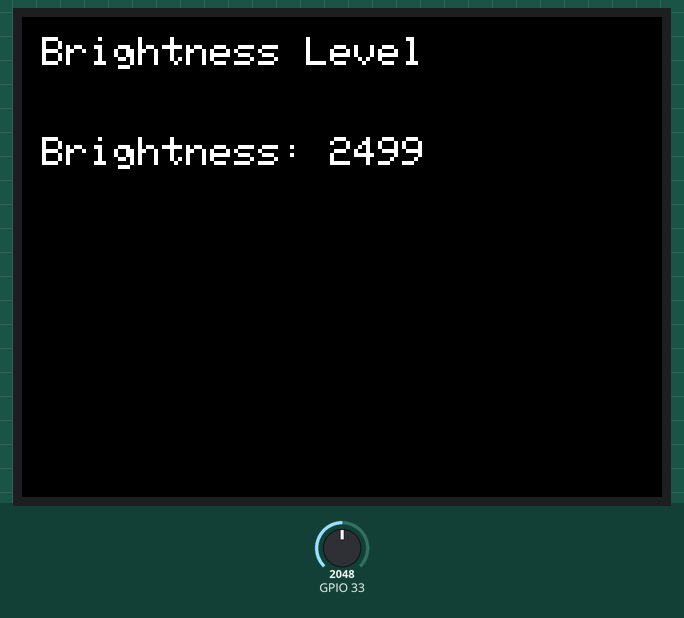
A sketch run on a simulated ESP32. Shown: 320×240 colour display. The inputs (shaded band) are chosen by the test bench; at power-on: GPIO 33 = 2048. What the sketch prints to the serial monitor is not drawn.

Above: at 1.4 s.
1.5 s: GPIO 33 set to 2866
At 1.8 s:
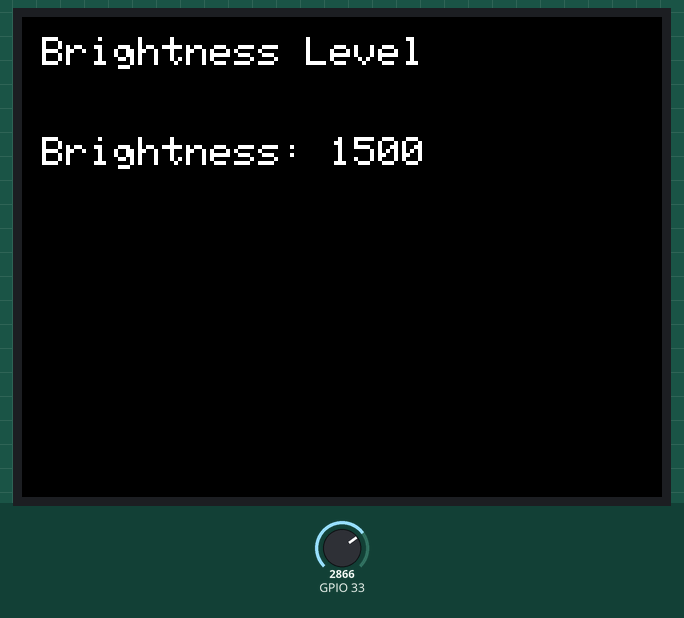
3.0 s: GPIO 33 set to 3603
At 4.2 s:
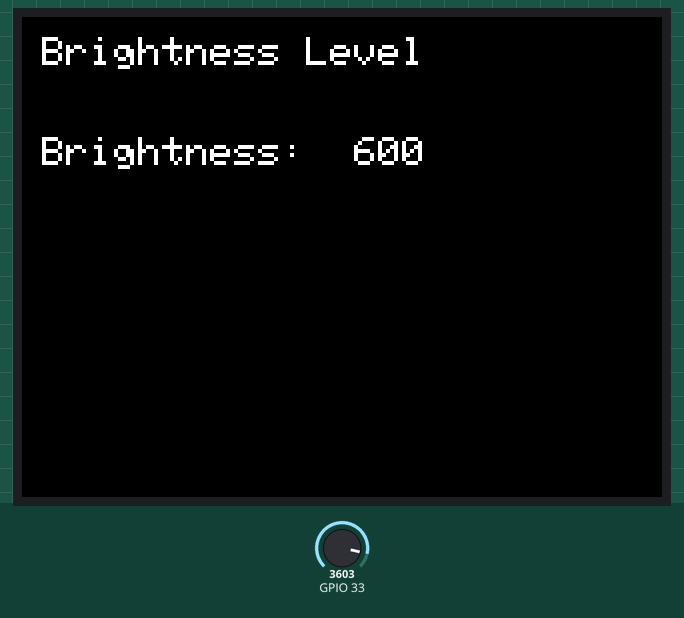
4.5 s: GPIO 33 set to 4095
At 5.8 s:
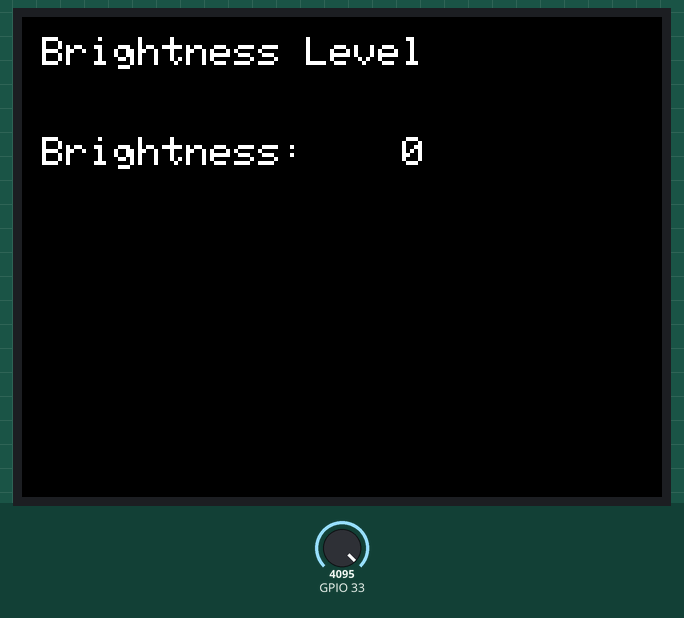
Timing chart, 0 to 7.5 s (numbered marks = the images above; inputs shaded):
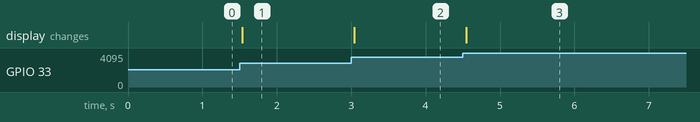

The sketch:

M5StickC_LightSensor.ino
```cpp
#include <M5Unified.h>

void setup() {
  auto cfg = M5.config();
  M5.begin(cfg);
  Serial.begin(115200);

  M5.Lcd.setTextSize(2);
  M5.Lcd.setTextColor(WHITE, BLACK);
  M5.Lcd.fillScreen(BLACK);
  M5.Lcd.setCursor(10, 10);
  M5.Lcd.println("Brightness Level");
}

void loop() {
  // 本体に応じて変更
  // M5StickC/Plus → 33
  // M5Core2 → 35
  // M5Stack Basic/Gray → 36
  int raw = analogRead(33);  // 0〜4095

  // 値を反転（明るい→大きく、暗い→小さく）
  int brightValue = 4095 - raw;

  // スケーリング（0〜5000）
  int level = map(brightValue, 0, 4095, 0, 5000);

  // LCD 表示（前の値を消すために空白追加）
  M5.Lcd.setCursor(10, 60);
  M5.Lcd.printf("Brightness: %4d   ", level);

  // Python 用シリアル出力（数字だけ）
  Serial.println(level);

  delay(100);
}
```

Measured:
- after the input at 1.5 s, the display: changes at once (image 1)
- after the input at 3.0 s, the display: changes at once (image 2)
- after the input at 4.5 s, the display: changes after 0.05 s (image 3)
